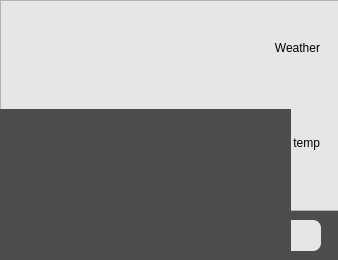
<?xml version="1.0" encoding="UTF-8"?>
<ui version="4.0">
 <class>MainWindow</class>
 <widget class="QMainWindow" name="MainWindow">
  <property name="geometry">
   <rect>
    <x>0</x>
    <y>0</y>
    <width>338</width>
    <height>260</height>
   </rect>
  </property>
  <property name="minimumSize">
   <size>
    <width>338</width>
    <height>260</height>
   </size>
  </property>
  <property name="maximumSize">
   <size>
    <width>338</width>
    <height>260</height>
   </size>
  </property>
  <property name="windowTitle">
   <string>MainWindow</string>
  </property>
  <property name="windowIcon">
   <iconset>
    <normaloff>res/mainIcon-480.png</normaloff>res/mainIcon-480.png</iconset>
  </property>
  <property name="styleSheet">
   <string notr="true">QWidget{
	background: rgb(77, 77, 77);
	color: black;
}

QPushButton {
	background: rgb(230, 230, 230);
	border: solid;
	border-radius: 8px;

}

QPushButton:pressed{
	background:rgb(216, 216, 216);
	border: solid;
	border-radius: 8px;
}

QLineEdit {
	background: rgb(230, 230, 230);
	color: black;
	border: solid;
	border-radius: 8px;
}

QFrame {
	background: rgb(230, 230, 230);
}</string>
  </property>
  <widget class="QWidget" name="centralwidget">
   <widget class="QLabel" name="lbl_temp">
    <property name="geometry">
     <rect>
      <x>190</x>
      <y>110</y>
      <width>130</width>
      <height>66</height>
     </rect>
    </property>
    <property name="text">
     <string>temp</string>
    </property>
    <property name="alignment">
     <set>Qt::AlignRight|Qt::AlignTrailing|Qt::AlignVCenter</set>
    </property>
   </widget>
   <widget class="QLineEdit" name="le_city">
    <property name="geometry">
     <rect>
      <x>20</x>
      <y>170</y>
      <width>101</width>
      <height>28</height>
     </rect>
    </property>
    <property name="placeholderText">
     <string>Magadan</string>
    </property>
   </widget>
   <widget class="QPushButton" name="btn_slim">
    <property name="geometry">
     <rect>
      <x>20</x>
      <y>220</y>
      <width>301</width>
      <height>31</height>
     </rect>
    </property>
    <property name="text">
     <string>Свернуть</string>
    </property>
   </widget>
   <widget class="QLabel" name="lbl_weather">
    <property name="geometry">
     <rect>
      <x>140</x>
      <y>20</y>
      <width>180</width>
      <height>55</height>
     </rect>
    </property>
    <property name="text">
     <string>Weather</string>
    </property>
    <property name="alignment">
     <set>Qt::AlignRight|Qt::AlignTrailing|Qt::AlignVCenter</set>
    </property>
   </widget>
   <widget class="QFrame" name="frame">
    <property name="geometry">
     <rect>
      <x>0</x>
      <y>0</y>
      <width>341</width>
      <height>211</height>
     </rect>
    </property>
    <property name="frameShape">
     <enum>QFrame::StyledPanel</enum>
    </property>
    <property name="frameShadow">
     <enum>QFrame::Raised</enum>
    </property>
    <widget class="QLabel" name="lbl_icon_2">
     <property name="geometry">
      <rect>
       <x>20</x>
       <y>20</y>
       <width>61</width>
       <height>61</height>
      </rect>
     </property>
     <property name="text">
      <string/>
     </property>
     <property name="pixmap">
      <pixmap>res/sunny-500.png</pixmap>
     </property>
     <property name="scaledContents">
      <bool>true</bool>
     </property>
    </widget>
   </widget>
   <widget class="QStackedWidget" name="stackedWidget">
    <property name="geometry">
     <rect>
      <x>-30</x>
      <y>109</y>
      <width>321</width>
      <height>181</height>
     </rect>
    </property>
    <widget class="QWidget" name="page"/>
    <widget class="QWidget" name="page_2"/>
   </widget>
   <zorder>frame</zorder>
   <zorder>le_city</zorder>
   <zorder>btn_slim</zorder>
   <zorder>lbl_weather</zorder>
   <zorder>lbl_temp</zorder>
   <zorder>stackedWidget</zorder>
  </widget>
 </widget>
 <resources/>
 <connections/>
</ui>
